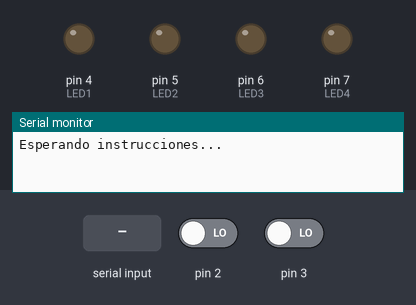
Bench run of a sketch on a simulated Arduino Uno, built with avr-gcc and run on an emulated ATmega328P. Parts: output pins drawn as LEDs (lit = HIGH), the last lines printed to the serial monitor. The inputs (shaded band) are chosen by the test bench; at power-on: pin 2 LOW, pin 3 LOW.

Above: at 1.2 s.
1.3 s: "DIV" received over Serial
At 2.6 s:
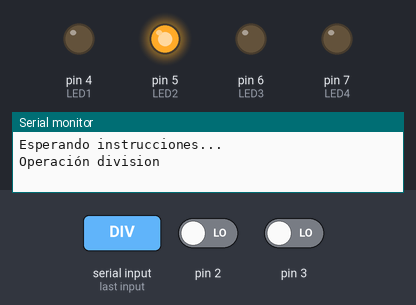
4.3 s: "XNOR" received over Serial
At 6.1 s:
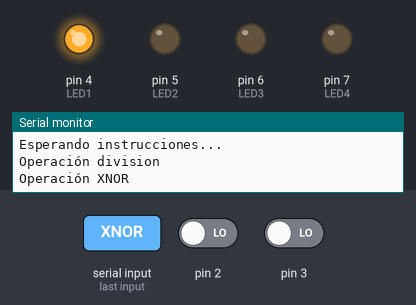
Timing chart, 0 to 16.8 s (numbered marks = the images above; inputs shaded):
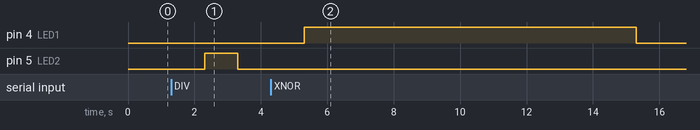

The sketch:

Eje8.ino
```cpp
char  data[26];
int   number_of_bytes_received;
int A = 0;
int B = 0;

void setup() {

  Serial.begin  (9600);
  Serial.println ("Esperando instrucciones...");
  pinMode(2, INPUT); // A
  pinMode(3, INPUT); // B
  pinMode(4, OUTPUT); // LED1 (SUMA) (MULT) (RESTA) (DIVISION1)
  pinMode(5, OUTPUT); // LED2 (ACARREO) (SIGNO) (INDEFINIDO)
  pinMode(6, OUTPUT); // LED3 (INFINITO)
  pinMode(7, OUTPUT); // LED4 (DIVISION2)

  }

void loop() {

  A = digitalRead(2);
  B = digitalRead(3);

  while(Serial.available())
  {

    number_of_bytes_received = Serial.readBytesUntil   (13, data, 25);
    data[number_of_bytes_received] = 0;

    // SUMA
    bool result0 = strcmp  (data, "SUM");    if (!result0)   {Serial.println("Operación suma");
                                                              if(A ^ B){digitalWrite(4, HIGH); delay(1000);}
                                                              if(A && B){digitalWrite(5, HIGH); delay(1000);}}

    // MULTIPLICACION
    bool result1 = strcmp  (data, "MUL");    if (!result1)   {Serial.println("Operación multiplicación");
                                                              if(A && B){digitalWrite(4, HIGH); delay(1000);}}

    // RESTA
    bool result2 = strcmp  (data, "RES");    if (!result2)   {Serial.println("Operación resta");
                                                              if(A ^ B){digitalWrite(4, HIGH); delay(1000);}
                                                              if(!A && B){digitalWrite(5, HIGH);delay(1000);}}

    // DIVISION
    bool result3 = strcmp  (data, "DIV");    if (!result3)   {Serial.println("Operación division");
                                                              if(!A && !B){digitalWrite(5, HIGH); delay(1000);}
                                                              if(A && !B){digitalWrite(6, HIGH); delay(1000);}
                                                              if(!A && B){digitalWrite(7, HIGH); delay(1000);}
                                                              if(A && B){digitalWrite(4, HIGH);delay(1000);}}

    // AND
    bool result4 = strcmp  (data, "AND");    if (!result4)   {Serial.println("Operación AND");
                                                              if(A && B){digitalWrite(4, HIGH);delay(1000);}}

    // OR
    bool result5 = strcmp  (data, "OR");    if (!result5)   {Serial.println("Operación OR");
                                                              if(A || B){digitalWrite(4, HIGH);delay(1000);}}

    // XOR
    bool result6 = strcmp  (data, "XOR");    if (!result6)   {Serial.println("Operación XOR");
                                                              if(A ^ B){digitalWrite(4, HIGH);delay(1000);}}
    // XNOR
    bool result7 = strcmp  (data, "XNOR");    if (!result7)   {Serial.println("Operación XNOR");
                                                              if(!(A ^ B)){digitalWrite(4, HIGH);delay(10000);}
                                                              else {digitalWrite(5, HIGH);delay(10000);}}
  }

  digitalWrite(4, LOW);
  digitalWrite(5, LOW);
  digitalWrite(6, LOW);
  digitalWrite(7, LOW);

}
```

Measured:
- after the input at 1.3 s, pin 5 (LED2): LOW → HIGH after 1.0 s, → LOW 1.0 s later
- after the input at 4.3 s, pin 4 (LED1): LOW → HIGH after 1.0 s, → LOW 10.0 s later
